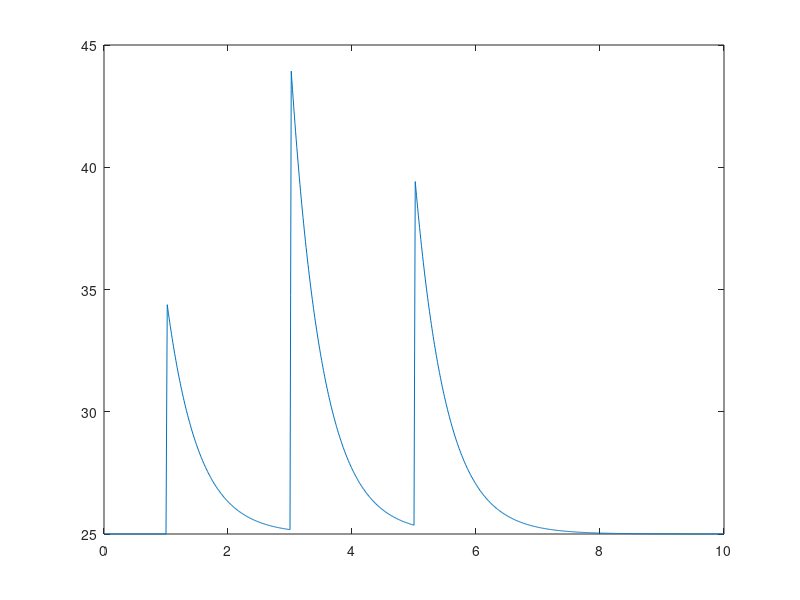

Reproduce this figure in MATLAB.
close all 
clear all
clc

T=[ 25.34,24.28,24.26,25.24,24.82,30.01,28.36,27.00,25.89,25.18,25.60, ....
25.46,24.78,37.61,32.00,28.41,27.68,27.02,25.03,26.53,25.22,33.69,30.66, ....
28.08,27.51,26.90,25.97,25.45,24.42,24.79,25.11,24.06,24.51,25.10,24.40, ....
24.62,25.16,25.10,25.06,26.22,25.34];

T_0 = T(1)
Tamb = 25
Cp=4181;
k = 2
V = 5
J_1 = 200000
J_2 = 400000
J_3 = 300000


tsim = 0:0.01:10;
dt=tsim(2);

Detla_1 = zeros(1,1001)
Detla_1(102) = 1/dt

Detla_2 = zeros(1,1001)
Detla_2(302) = 1/dt

Detla_3 = zeros(1,1001)
Detla_3(502) = 1/dt

f_2_array  = (J_1*Detla_1 +J_2*Detla_2 + J_3*Detla_3)/V/Cp


T_forward = exp(-k*tsim) .*    ( Tamb  +   cumtrapz(tsim,exp(k*tsim).*(f_2_array+k*Tamb)))

plot(tsim,T_forward)

